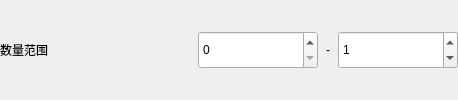
                      <widget class="QWidget" name="allCountBasisPage">
                       <layout class="QHBoxLayout" name="horizontalLayout_allCountRange">
                        <property name="spacing">
                         <number>8</number>
                        </property>
                        <property name="leftMargin">
                         <number>0</number>
                        </property>
                        <property name="topMargin">
                         <number>0</number>
                        </property>
                        <property name="rightMargin">
                         <number>0</number>
                        </property>
                        <property name="bottomMargin">
                         <number>0</number>
                        </property>
                        <item>
                         <widget class="QLabel" name="allCountRangeLabel">
                          <property name="minimumSize">
                           <size>
                            <width>150</width>
                            <height>0</height>
                           </size>
                          </property>
                          <property name="text">
                           <string>数量范围</string>
                          </property>
                          <property name="role" stdset="0">
                           <string>rowField</string>
                          </property>
                         </widget>
                        </item>
                        <item>
                         <spacer name="horizontalSpacer_allCountRange">
                          <property name="orientation">
                           <enum>Qt::Horizontal</enum>
                          </property>
                          <property name="sizeHint" stdset="0">
                           <size>
                            <width>40</width>
                            <height>20</height>
                           </size>
                          </property>
                         </spacer>
                        </item>
                        <item>
                         <widget class="QSpinBox" name="allMinCountSpinBox">
                          <property name="minimumSize">
                           <size>
                            <width>120</width>
                            <height>38</height>
                           </size>
                          </property>
                          <property name="minimum">
                           <number>0</number>
                          </property>
                          <property name="maximum">
                           <number>999</number>
                          </property>
                          <property name="value">
                           <number>0</number>
                          </property>
                         </widget>
                        </item>
                        <item>
                         <widget class="QLabel" name="allCountRangeDashLabel">
                          <property name="text">
                           <string>-</string>
                          </property>
                          <property name="alignment">
                           <set>Qt::AlignCenter</set>
                          </property>
                         </widget>
                        </item>
                        <item>
                         <widget class="QSpinBox" name="allMaxCountSpinBox">
                          <property name="minimumSize">
                           <size>
                            <width>120</width>
                            <height>38</height>
                           </size>
                          </property>
                          <property name="minimum">
                           <number>0</number>
                          </property>
                          <property name="maximum">
                           <number>999</number>
                          </property>
                          <property name="value">
                           <number>1</number>
                          </property>
                         </widget>
                        </item>
                       </layout>
                      </widget>
